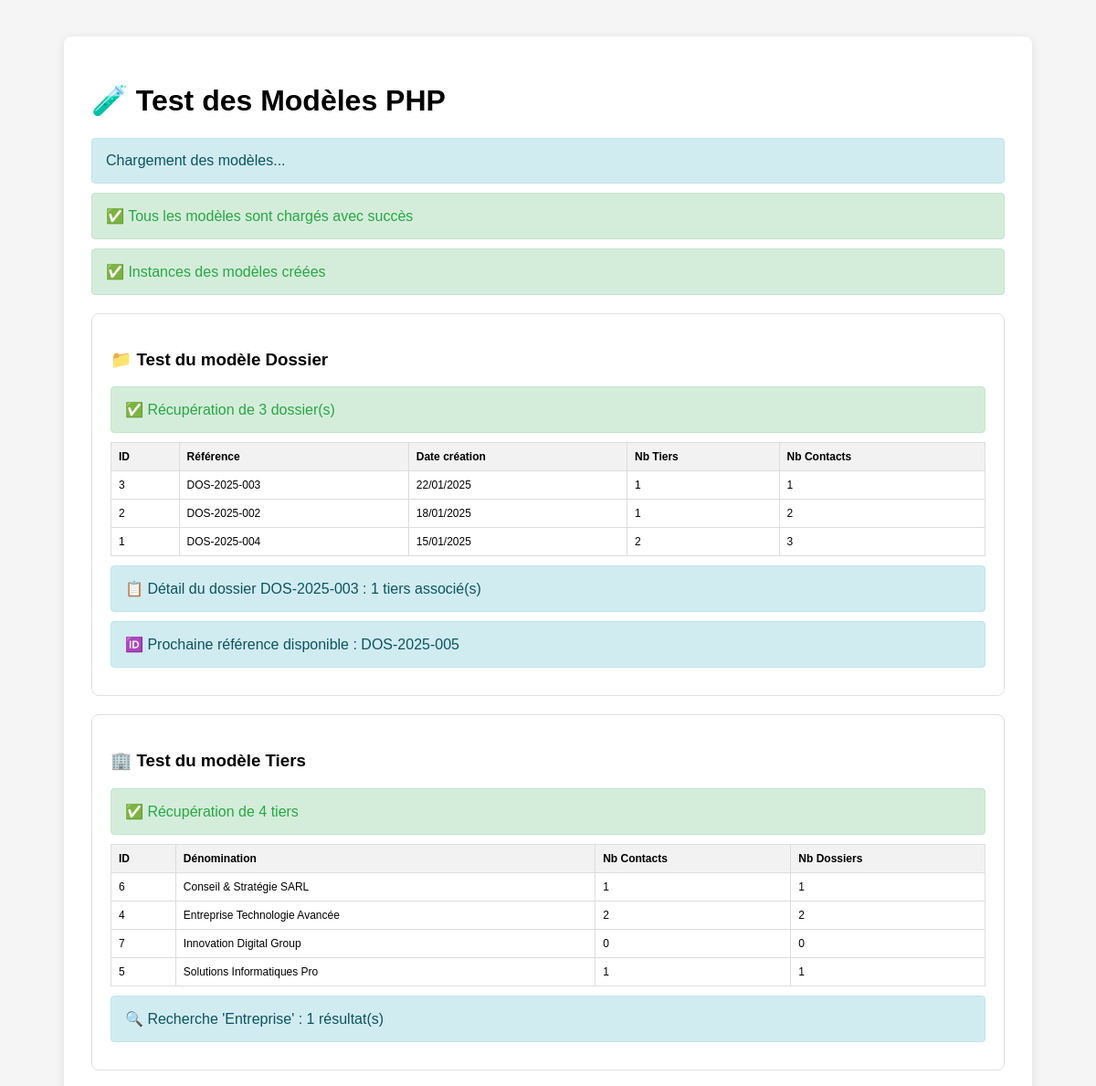
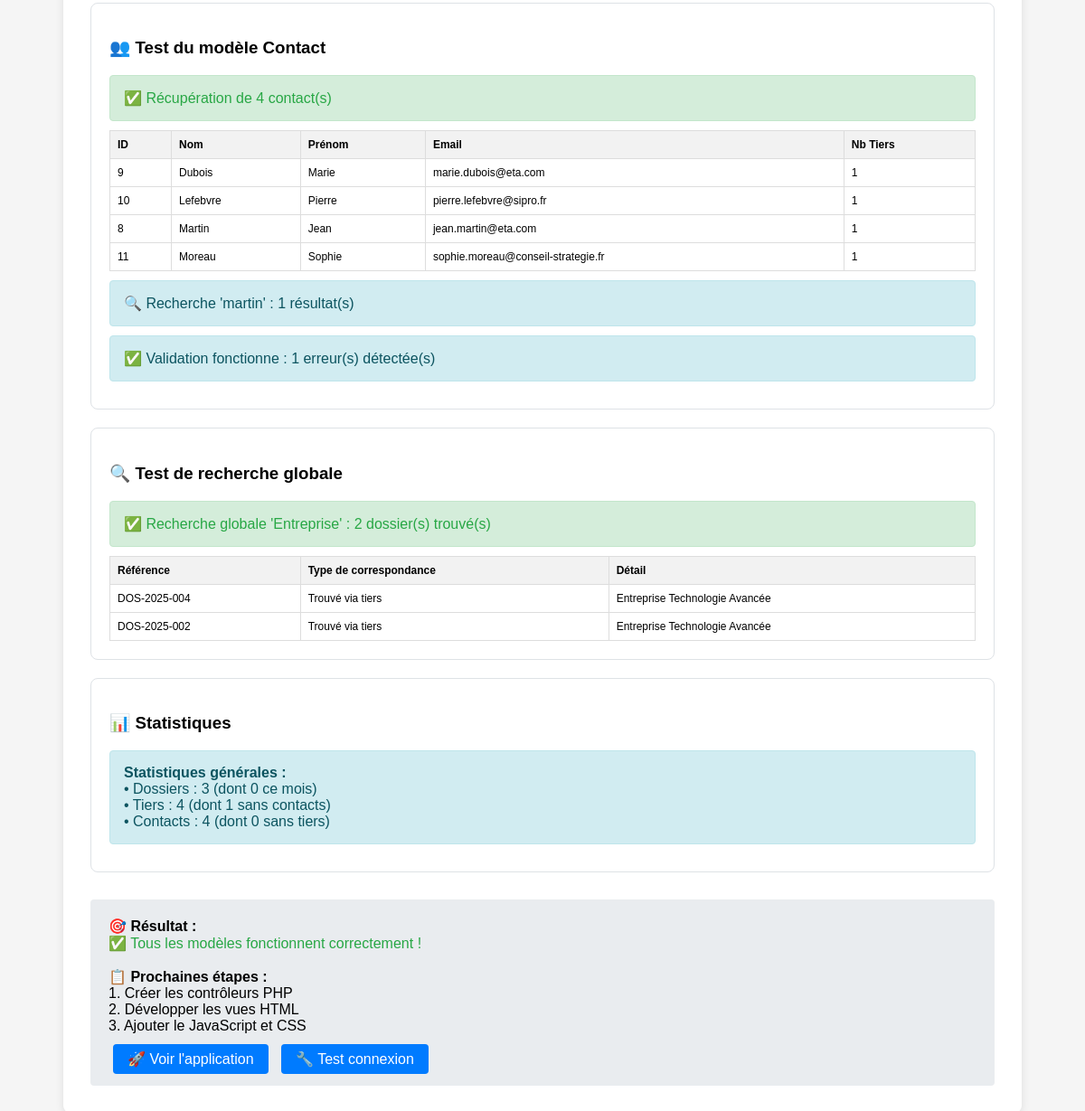
Page /test_models.php on the committed database (2 pictures, top to bottom).
### tables this page shows
CREATE TABLE `entites` (
  `id` int(11) NOT NULL AUTO_INCREMENT,
  `type` enum('dossier','tiers','contact') NOT NULL COMMENT 'Type d''entité',
  `reference` varchar(50) DEFAULT NULL COMMENT 'Référence unique pour les dossiers (ex: DOS-2025-001)',
  `denomination` varchar(255) DEFAULT NULL COMMENT 'Dénomination pour les tiers',
  `nom` varchar(100) DEFAULT NULL COMMENT 'Nom pour les contacts',
  `prenom` varchar(100) DEFAULT NULL COMMENT 'Prénom pour les contacts',
  `email` varchar(255) DEFAULT NULL COMMENT 'Email pour les contacts',
  `actif` tinyint(1) DEFAULT '1' COMMENT 'Soft delete',
  `date_creation` datetime NOT NULL DEFAULT CURRENT_TIMESTAMP,
  `date_modification` datetime DEFAULT NULL ON UPDATE CURRENT_TIMESTAMP,
  PRIMARY KEY (`id`),
  UNIQUE KEY `reference` (`reference`),
  KEY `idx_type` (`type`),
  KEY `idx_reference` (`reference`),
  KEY `idx_denomination` (`denomination`),
  KEY `idx_email` (`email`),
  KEY `idx_nom_prenom` (`nom`,`prenom`),
  KEY `idx_actif` (`actif`),
  FULLTEXT KEY `denomination` (`denomination`,`nom`,`prenom`,`email`)
);

### test_models.php (the view, shortened to what the rows shown need)
<?php
require_once 'config/config.php';
require_once 'config/database.php';
?>
<!DOCTYPE html>
<html lang="fr">
<head>
</head>
<body>
    <div class="container">
        <h1>🧪 Test des Modèles PHP</h1>
        <?php
        try {
            require_once 'models/Database.php';
            require_once 'models/Dossier.php';
            require_once 'models/Tiers.php';
            require_once 'models/Contact.php';
            $dossierModel = new Dossier();
            $tiersModel = new Tiers();
            $contactModel = new Contact();
        } catch (Exception $e) {
            echo "<div class='error'>❌ Erreur lors du chargement : " . $e->getMessage() . "</div>";
            exit;
        }
        ?>
        <div class="test-section">
            <h3>📁 Test du modèle Dossier</h3>
            <?php
            try {
                $dossiers = $dossierModel->getAll();
                echo "<div class='success'>✅ Récupération de " . count($dossiers) . " dossier(s)</div>";
                if (!empty($dossiers)) {
                    echo "<table>";
                    echo "<tr><th>ID</th><th>Référence</th><th>Date création</th><th>Nb Tiers</th><th>Nb Contacts</th></tr>";
                    foreach (array_slice($dossiers, 0, 3) as $dossier) {
                        echo "<tr>";
                        echo "<td>" . e($dossier['id']) . "</td>";
                        echo "<td>" . e($dossier['reference']) . "</td>";
                        echo "<td>" . formatDateShort($dossier['date_creation']) . "</td>";
                        echo "<td>" . e($dossier['nb_tiers']) . "</td>";
                        echo "<td>" . e($dossier['nb_contacts']) . "</td>";
                        echo "</tr>";
                    }
                    echo "</table>";
                }
                if (!empty($dossiers)) {
                    $premier = $dossiers[0];
                    $detail = $dossierModel->getById($premier['id']);
                    if ($detail) {
                        echo "<div class='info'>📋 Détail du dossier " . e($detail['reference']) . " : " . count($detail['tiers']) . " tiers associé(s)</div>";
                    }
                }
                $nouvelleRef = $dossierModel->getNextReference();
                echo "<div class='info'>🆔 Prochaine référence disponible : " . e($nouvelleRef) . "</div>";
            } catch (Exception $e) {
                echo "<div class='error'>❌ Erreur modèle Dossier : " . $e->getMessage() . "</div>";
            }
            ?>
        </div>
        <div class="test-section">
            <?php
            try {
                $tiers = $tiersModel->getAll();
                if (!empty($tiers)) {
                    echo "<table>";
                    echo "<tr><th>ID</th><th>Dénomination</th><th>Nb Contacts</th><th>Nb Dossiers</th></tr>";
                    foreach (array_slice($tiers, 0, 5) as $tier) {
                        echo "<tr>";
                        echo "<td>" . e($tier['id']) . "</td>";
                        echo "<td>" . e($tier['denomination']) . "</td>";
                        echo "<td>" . e($tier['nb_contacts']) . "</td>";
                        echo "<td>" . e($tier['nb_dossiers']) . "</td>";
                        echo "</tr>";
                    }
                    echo "</table>";
                }
            } catch (Exception $e) {
                echo "<div class='error'>❌ Erreur modèle Tiers : " . $e->getMessage() . "</div>";
            }
            ?>
        </div>
        <div class="test-section">
            <?php
            try {
                $contacts = $contactModel->getAll();
                if (!empty($contacts)) {
                    echo "<table>";
                    echo "<tr><th>ID</th><th>Nom</th><th>Prénom</th><th>Email</th><th>Nb Tiers</th></tr>";
                    foreach (array_slice($contacts, 0, 5) as $contact) {
                        echo "<tr>";
                        echo "<td>" . e($contact['id']) . "</td>";
                        echo "<td>" . e($contact['nom']) . "</td>";
                        echo "<td>" . e($contact['prenom']) . "</td>";
                        echo "<td>" . e($contact['email']) . "</td>";
                        echo "<td>" . e($contact['nb_tiers']) . "</td>";
                        echo "</tr>";
                    }
                    echo "</table>";
                }
            } catch (Exception $e) {
                echo "<div class='error'>❌ Erreur modèle Contact : " . $e->getMessage() . "</div>";
            }
            ?>
        </div>
        <div class="test-section">
            <?php
            try {
                $rechercheGlobale = $dossierModel->search('Entreprise');
                if (!empty($rechercheGlobale)) {
                    echo "<table>";
                    echo "<tr><th>Référence</th><th>Type de correspondance</th><th>Détail</th></tr>";
                    echo "</table>";
                }
            } catch (Exception $e) {
                echo "<div class='error'>❌ Erreur recherche globale : " . $e->getMessage() . "</div>";
            }
            ?>
        </div>
    </div>
</body>
</html>

### rows in the picture
entites: id "3", reference "DOS-2025-003", date_creation "22/01/2025", nb_tiers "1", nb_contacts "1"
entites: id "2", reference "DOS-2025-002", date_creation "18/01/2025", nb_tiers "1", nb_contacts "2"
entites: id "1", reference "DOS-2025-004", date_creation "15/01/2025", nb_tiers "2", nb_contacts "3"
entites: id "6", denomination "Conseil & Stratégie SARL", nb_contacts "1", nb_dossiers "1"
entites: id "4", denomination "Entreprise Technologie Avancée", nb_contacts "2", nb_dossiers "2"
entites: id "7", denomination "Innovation Digital Group", nb_contacts "0", nb_dossiers "0"
entites: id "5", denomination "Solutions Informatiques Pro", nb_contacts "1", nb_dossiers "1"
entites: id "9", nom "Dubois", prenom "Marie", email "marie.dubois@eta.com", nb_tiers "1"
entites: id "10", nom "Lefebvre", prenom "Pierre", email "pierre.lefebvre@sipro.fr", nb_tiers "1"
entites: id "8", nom "Martin", prenom "Jean", email "jean.martin@eta.com", nb_tiers "1"
entites: id "11", nom "Moreau", prenom "Sophie", email "sophie.moreau@conseil-strategie.fr", nb_tiers "1"

### other values in the picture
count($dossiers) "3"
count($detail['tiers']) "1"
$nouvelleRef "DOS-2025-005"
count($tiers) "4"
count($recherche) "1"
count($contacts) "4"
count($testValidation) "1"
count($rechercheGlobale) "2"
$resultat['reference'] "DOS-2025-004"
$resultat['match_type'] "Trouvé via tiers"
$resultat['match_detail'] "Entreprise Technologie Avancée"
$resultat['reference'] "DOS-2025-002"
$statsDossiers['total_dossiers'] "3"
$statsDossiers['dossiers_ce_mois'] "0"
$statsTiers['total_tiers'] "4"
